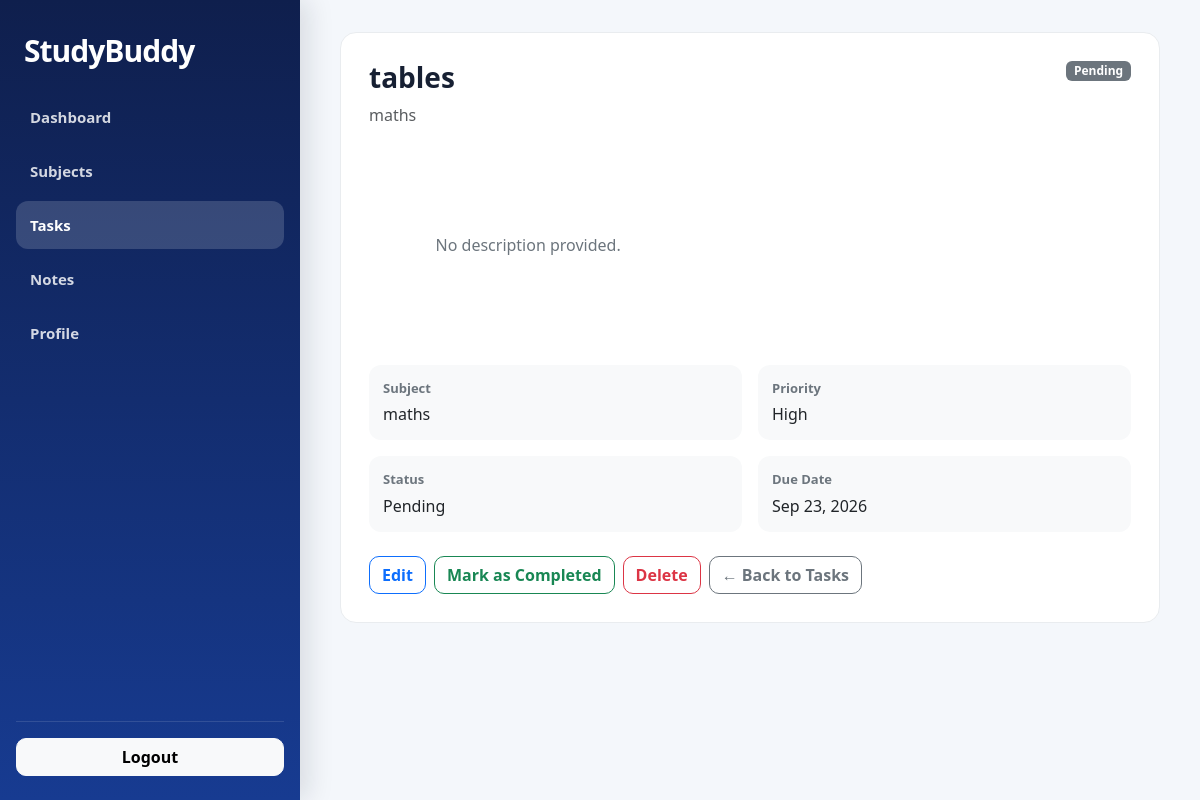
Page /tasks/3/ (signed in) on the earlier database version.
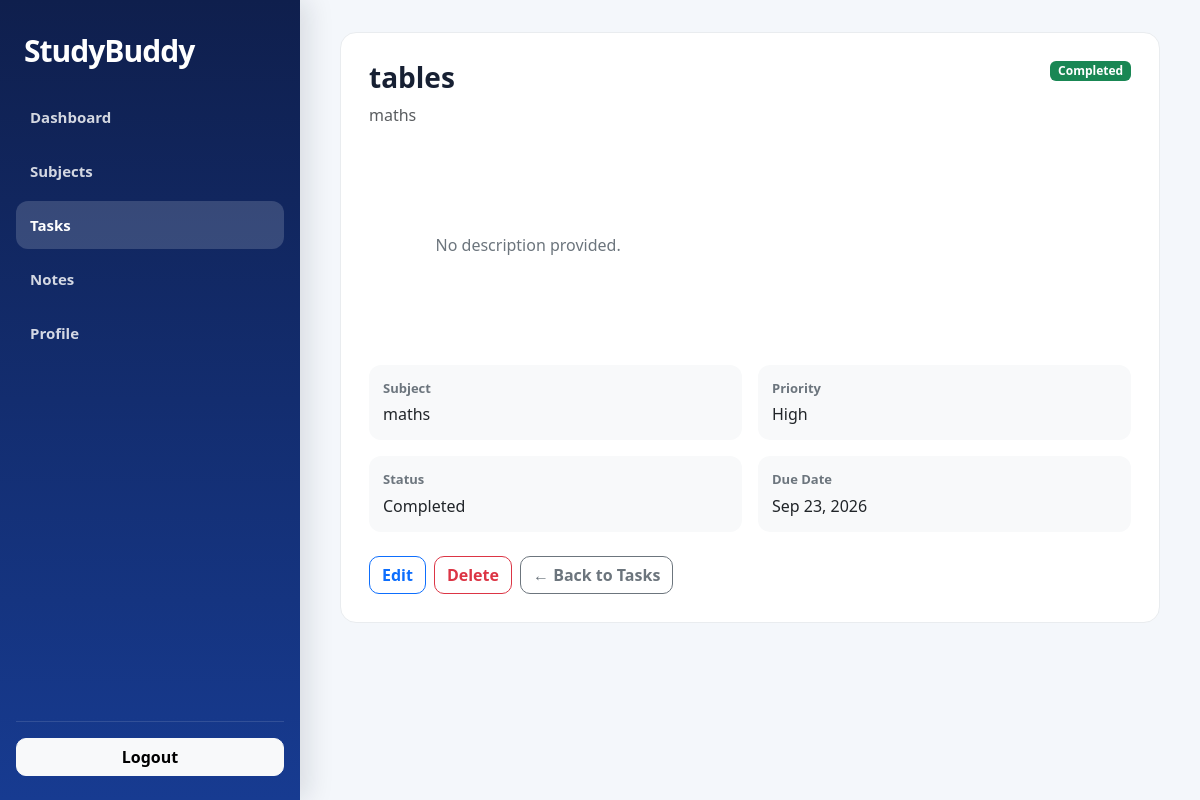
Same page on the later database version.
### tasks/models.py (models this page shows, shortened)
class Task(models.Model):
    STATUS_CHOICES = [
        ('Pending', 'Pending'),
        ('In Progress', 'In Progress'),
        ('Completed', 'Completed'),
    ]
    PRIORITY_CHOICES = [
        ('Low', 'Low'),
        ('Medium', 'Medium'),
        ('High', 'High'),
    ]
    user = models.ForeignKey(
        settings.AUTH_USER_MODEL,
        on_delete=models.CASCADE,
        related_name='tasks'
    )
    subject = models.ForeignKey(
        'Subject',
        on_delete=models.CASCADE,
        related_name='tasks',
        null=True,
        blank=True
    )
    title = models.CharField(
        max_length=200
    )
    description = models.TextField(
        blank=True,
        default=''
    )
    category = models.CharField(
        max_length=50,
        default='General',
        blank=True
    )
    priority = models.CharField(
        max_length=10,
        choices=PRIORITY_CHOICES,
        default='Medium'
    )
    status = models.CharField(
        max_length=20,
        choices=STATUS_CHOICES,
        default='Pending'
    )
    due_date = models.DateField(
        null=True,
        blank=True
    )
    reminder_sent_at = models.DateTimeField(
        null=True,
        blank=True
    )
    created_at = models.DateTimeField(
        auto_now_add=True
    )
    updated_at = models.DateTimeField(
        auto_now=True
    )
    class Meta:
        ordering = [
            'due_date',
            'priority',
            'title'
        ]

class Subject(models.Model):
    user = models.ForeignKey(
        settings.AUTH_USER_MODEL,
        on_delete=models.CASCADE,
        related_name='subjects'
    )
    name = models.CharField(
        max_length=100
    )
    description = models.TextField(
        blank=True,
        default=''
    )
    created_at = models.DateTimeField(
        auto_now_add=True
    )
    updated_at = models.DateTimeField(
        auto_now=True
    )
    class Meta:
        ordering = ['name']

### tasks/views.py (the view)
@login_required
def task_detail(request, pk):
    task = get_object_or_404(
        Task,
        pk=pk,
        user=request.user
    )
    return render(
        request,
        'tasks/task_detail.html',
        {
            'task': task
        }
    )

### templates/tasks/task_detail.html (shortened to what this page needs)
{% extends 'base.html' %}
{% block content %}
<div class="task-detail">
    <div class="task-detail-card">
        <div class="d-flex flex-column flex-md-row justify-content-between align-items-md-start gap-3 mb-4">
            <div>
                <h2 class="task-detail-title">
                    {{ task.title }}
                </h2>
                {% if task.subject %}
                    <div class="text-muted">
                        {{ task.subject.name }}
                    </div>
                {% else %}
                    <div class="text-muted">
                        General
                    </div>
                {% endif %}
            </div>
            {% if task.status == "Completed" %}
                <span class="badge text-bg-success">
                    Completed
                </span>
            {% elif task.status == "In Progress" %}
                <span class="badge text-bg-primary">
                    In Progress
                </span>
            {% else %}
                <span class="badge text-bg-secondary">
                    Pending
                </span>
            {% endif %}
        </div>
        <div class="task-detail-description">
            {% if task.description %}
                {{ task.description }}
            {% else %}
                No description provided.
            {% endif %}
        </div>
        <div class="row g-3">
            <div class="col-12 col-md-6">
                <div class="detail-box">
                    <div class="detail-label">
                        Subject
                    </div>
                    <div class="detail-value">
                        {% if task.subject %}
                            {{ task.subject.name }}
                        {% else %}
                            General
                        {% endif %}
                    </div>
                </div>
            </div>
            <div class="col-12 col-md-6">
                <div class="detail-box">
                    <div class="detail-label">
                        Priority
                    </div>
                    <div class="detail-value">
                        {{ task.priority }}
                    </div>
                </div>
            </div>
            <div class="col-12 col-md-6">
                <div class="detail-box">
                    <div class="detail-label">
                        Status
                    </div>
                    <div class="detail-value">
                        {{ task.status }}
                    </div>
                </div>
            </div>
            <div class="col-12 col-md-6">
                <div class="detail-box">
                    <div class="detail-label">
                        Due Date
                    </div>
                    <div class="detail-value">
                        {% if task.due_date %}
                            {{ task.due_date|date:"M d, Y" }}
                        {% else %}
                            No due date
                        {% endif %}
                    </div>
                </div>
            </div>
        </div>
        <div class="task-actions">
            <a
                href="{% url 'task_edit' task.pk %}"
                class="btn btn-outline-primary"
            >
                Edit
            </a>
            {% if task.status != "Completed" %}
                <a
                    href="{% url 'task_complete' task.pk %}"
                    class="btn btn-outline-success"
                >
                    Mark as Completed
                </a>
            {% endif %}
            <a
                href="{% url 'task_delete' task.pk %}"
                class="btn btn-outline-danger"
            >
                Delete
            </a>
            <a
                href="{% url 'tasks' %}"
                class="btn btn-outline-secondary"
            >
                ← Back to Tasks
            </a>
        </div>
    </div>
</div>
{% endblock %}

Differences in the rows shown:
changed Task "tables": status "Pending" → "Completed"
Other differences:
text no longer shown: "Pending Mark as Completed"
text now shown: "Completed"
